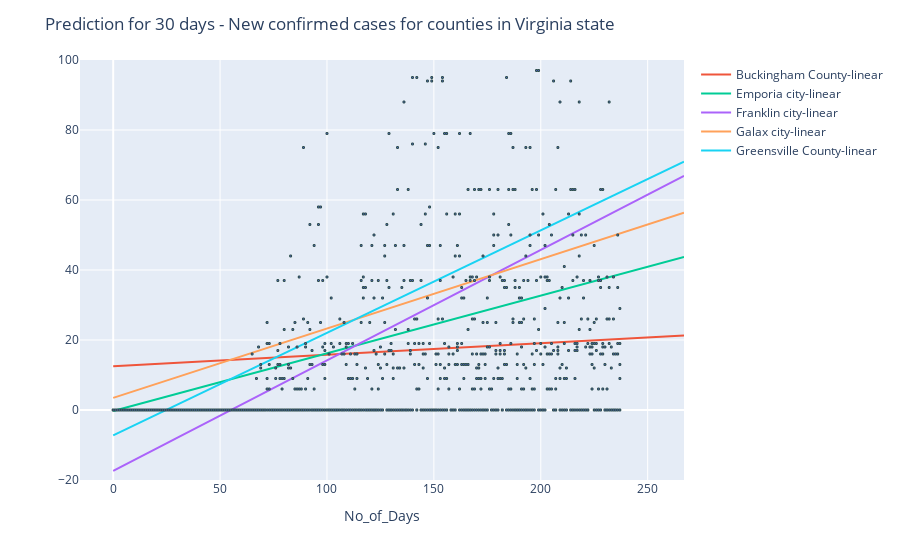

This figure's notebook cell:
### Code cell
fig14.show()
VA_conf_pred = pio.to_image(fig14,format='png')
Image(VA_conf_pred)

### Figure 1 — Plotly figure (JSON) as saved in the notebook; plotly's stock layout.template omitted (floating-point values rounded to 4 significant figures; data arrays with more than 128 entries replaced by an {"elided": "..."} marker saying what was removed)
{"data": [{"hovertemplate": "No_of_Days=%{x}<br>conf_diff_norm=%{y}<extra></extra>", "legendgroup": "", "marker": {"color": "#636efa", "line": {"color": "DarkSlateGrey", "width": 1}, "size": 2, "symbol": "circle"}, "mode": "markers", "name": "", "showlegend": false, "type": "scattergl", "x": {"elided": "1190 int values"}, "xaxis": "x", "y": {"elided": "1190 int values"}, "yaxis": "y"}, {"mode": "lines", "name": "Buckingham County-linear", "type": "scatter", "x": [0, 267], "y": [12.51, 21.32]}, {"mode": "lines", "name": "Emporia city-linear", "type": "scatter", "x": [0, 267], "y": [-0.2655, 43.72]}, {"mode": "lines", "name": "Franklin city-linear", "type": "scatter", "x": [0, 267], "y": [-17.37, 66.88]}, {"mode": "lines", "name": "Galax city-linear", "type": "scatter", "x": [0, 267], "y": [3.462, 56.36]}, {"mode": "lines", "name": "Greensville County-linear", "type": "scatter", "x": [0, 267], "y": [-7.223, 70.98]}], "layout": {"legend": {"tracegroupgap": 0}, "margin": {"t": 60}, "title": {"text": "Prediction for 30 days - New confirmed cases for counties in Virginia state"}, "xaxis": {"anchor": "y", "domain": [0, 1], "title": {"text": "No_of_Days"}}, "yaxis": {"anchor": "x", "autorange": false, "domain": [0, 1], "range": [-20, 100], "title": {"text": ""}}}}
